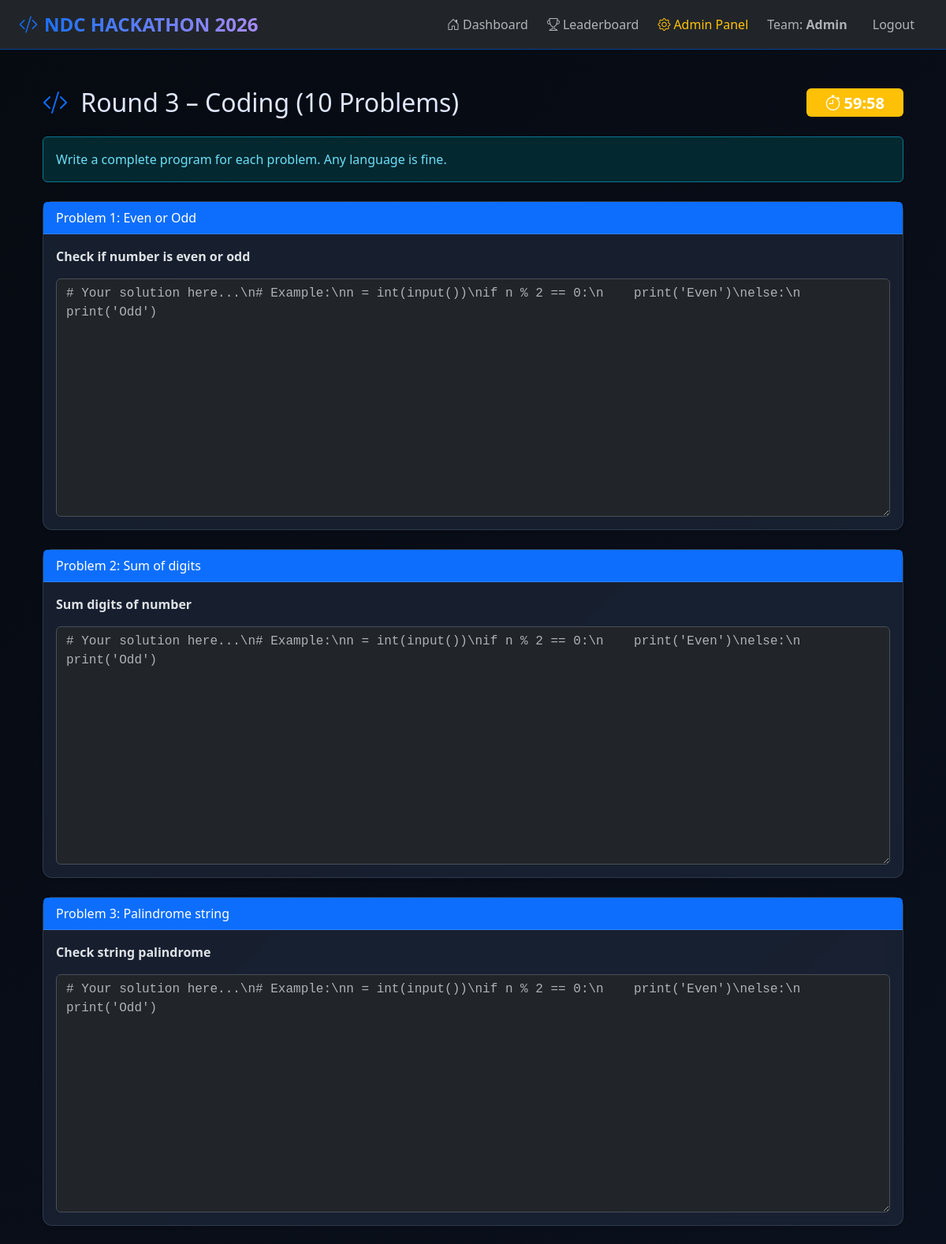
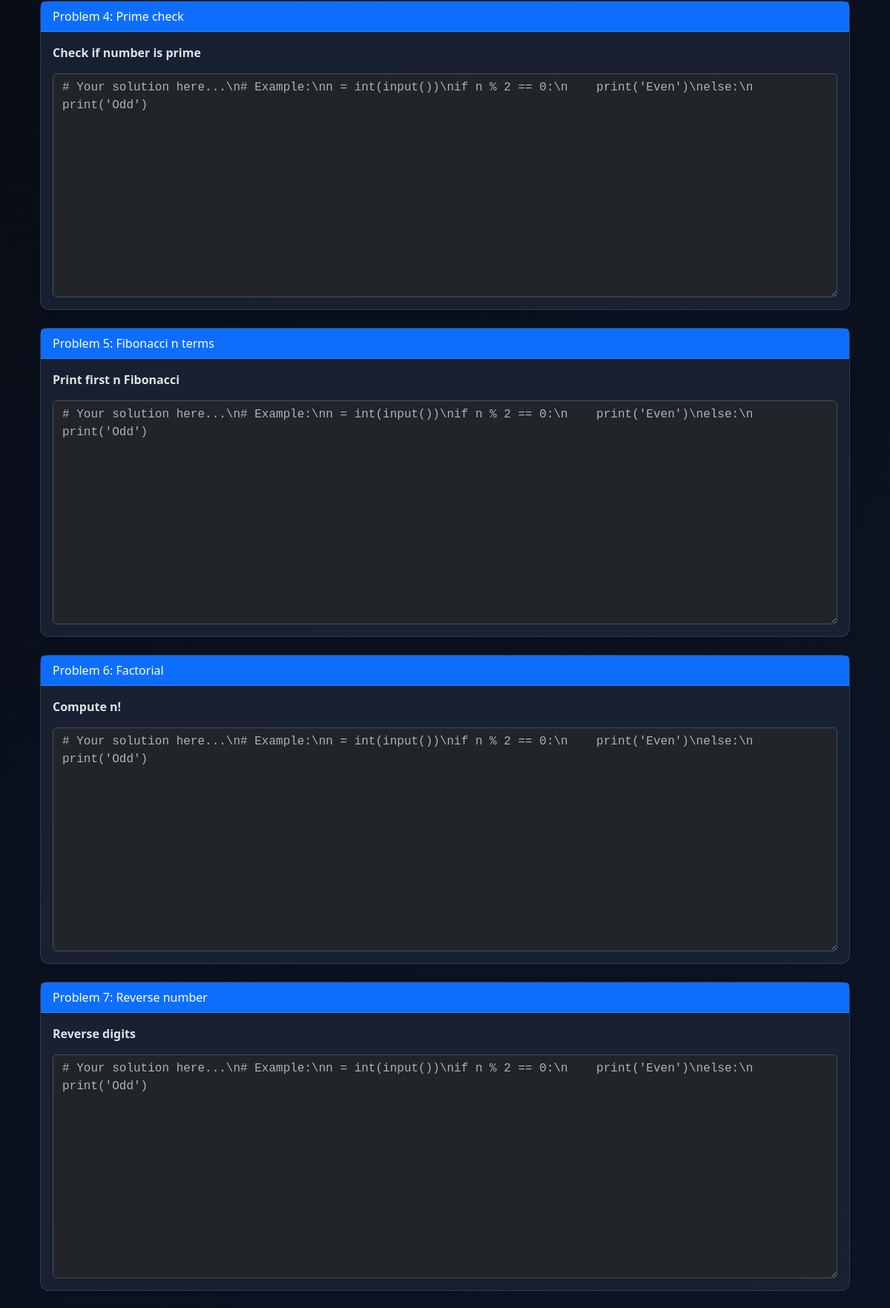
Page /coding (signed in, upper part) on the committed database (2 pictures, top to bottom).
### tables this page shows
CREATE TABLE users (
            id INTEGER PRIMARY KEY AUTOINCREMENT,
            username TEXT UNIQUE NOT NULL,
            password TEXT NOT NULL,
            team_name TEXT UNIQUE,
            is_admin INTEGER DEFAULT 0
        );

CREATE TABLE coding_questions (
            id INTEGER PRIMARY KEY AUTOINCREMENT,
            title TEXT,
            description TEXT,
            keywords TEXT
        );

### app.py (the view)
@app.route("/coding")
@login_required
def coding():
    with get_db() as db:
        prompts = [dict(row) for row in db.execute("SELECT id, title, description, keywords FROM coding_questions LIMIT 10").fetchall()]
    return render_template("coding.html", coding_prompts=prompts)

### app.py (called while the page is built)
def get_db():
    conn = sqlite3.connect(DB_PATH)
    conn.row_factory = sqlite3.Row
    return conn

@login_manager.user_loader
def load_user(user_id):
    with get_db() as db:
        row = db.execute("SELECT * FROM users WHERE id=?", (user_id,)).fetchone()
        if row:
            return User(row["id"], row["username"], row["is_admin"], row["team_name"])
    return None

### templates/coding.html (shortened to what this page needs)
{% extends "base.html" %}
{% block content %}
<div class="container mt-5">
  <div class="d-flex justify-content-between align-items-center mb-4">
    <h2 class="mb-0">
      <i class="bi bi-code-slash text-primary me-2"></i>
      Round 3 – Coding (10 Problems)
    </h2>
    <div class="badge bg-warning fs-5 px-4 py-2" id="coding-timer">
      <i class="bi bi-stopwatch me-1"></i><span>60:00</span>
    </div>
  </div>
  <div class="alert alert-info mb-4">
    Write a complete program for each problem. Any language is fine.
  </div>
  <form method="POST" action="{{ url_for('submit_coding') }}">
    {% for q in coding_prompts %}
    <div class="card mb-4 shadow-sm">
      <div class="card-header bg-primary text-white">
        Problem {{ loop.index }}: {{ q.title }}
      </div>
      <div class="card-body">
        <p class="fw-bold mb-3">{{ q.description }}</p>
        <textarea name="code_{{ q.id }}" class="form-control font-monospace" rows="12"
                  placeholder="# Your solution here...\n# Example:\nn = int(input())\nif n % 2 == 0:\n    print('Even')\nelse:\n    print('Odd')" required></textarea>
      </div>
    </div>
    {% endfor %}
  </form>
</div>
{% endblock %}

### templates/base.html (shortened to what this page needs)
<!DOCTYPE html>
<html lang="en" data-bs-theme="dark">
<head>
  <link href="https://cdn.jsdelivr.net/npm/bootstrap@5.3.3/dist/css/bootstrap.min.css" rel="stylesheet">
  <link rel="stylesheet" href="https://cdn.jsdelivr.net/npm/bootstrap-icons@1.11.3/font/bootstrap-icons.min.css">
  <link rel="stylesheet" href="{{ url_for('static', filename='css/style.css') }}">
</head>
<body class="bg-body-tertiary">
  <nav class="navbar navbar-expand-lg bg-dark border-bottom border-primary-subtle">
    <div class="container-fluid px-4">
      <a class="navbar-brand fw-bold fs-4 text-info" href="{{ url_for('index') }}">
        <i class="bi bi-code-slash me-2"></i>NDC HACKATHON 2026
      </a>
      <div class="collapse navbar-collapse" id="navbarContent">
        <ul class="navbar-nav ms-auto align-items-center gap-2">
          {% if current_user.is_authenticated %}
            <li class="nav-item">
              <a class="nav-link" href="{{ url_for('dashboard') }}">
                <i class="bi bi-house-door me-1"></i>Dashboard
              </a>
            </li>
            <li class="nav-item">
              <a class="nav-link" href="{{ url_for('leaderboard') }}">
                <i class="bi bi-trophy me-1"></i>Leaderboard
              </a>
            </li>
            {% if current_user.is_admin %}
              <li class="nav-item">
                <a class="nav-link text-warning" href="{{ url_for('admin') }}">
                  <i class="bi bi-gear me-1"></i>Admin Panel
                </a>
              </li>
            {% endif %}
            <li class="nav-item">
              <span class="nav-link text-muted">Team: <strong>{{ current_user.team_name or current_user.username }}</strong></span>
            </li>
            <li class="nav-item">
              <a class="nav-link btn btn-outline-danger btn-sm px-3" href="{{ url_for('logout') }}">
                Logout
              </a>
            </li>
          {% endif %}
        </ul>
      </div>
    </div>
  </nav>
  <div class="container mt-4">
    {% block content %}{% endblock %}
  </div>
</body>
</html>

### static/css/style.css (style rules this page uses)
:root { --primary: #0d6efd; --dark: #0a0e17; --darker: #060a11; --light: #e0e7ff; }
body { background: linear-gradient(135deg, var(--darker), #0f172a); color: var(--light); font-family: 'Segoe UI', system-ui, sans-serif; }
.navbar-brand { background: linear-gradient(90deg, #0d6efd, #a78bfa); -webkit-background-clip: text; -webkit-text-fill-color: transparent; }
.card { background: rgba(30, 41, 59, 0.7); border: 1px solid rgba(100, 116, 139, 0.3); backdrop-filter: blur(8px); border-radius: 12px; }

### rows in the picture
users: team_name "Admin"
coding_questions: title "Even or Odd", description "Check if number is even or odd", id "# Your solution here...\\n# Example:\\nn = int(input())\\nif n % 2 == 0:\\n print('Even')\\nelse:\\n print('Odd')"
coding_questions: title "Sum of digits", description "Sum digits of number", id "# Your solution here...\\n# Example:\\nn = int(input())\\nif n % 2 == 0:\\n print('Even')\\nelse:\\n print('Odd')"
coding_questions: title "Palindrome string", description "Check string palindrome", id "# Your solution here...\\n# Example:\\nn = int(input())\\nif n % 2 == 0:\\n print('Even')\\nelse:\\n print('Odd')"
coding_questions: title "Prime check", description "Check if number is prime", id "# Your solution here...\\n# Example:\\nn = int(input())\\nif n % 2 == 0:\\n print('Even')\\nelse:\\n print('Odd')"
coding_questions: title "Fibonacci n terms", description "Print first n Fibonacci", id "# Your solution here...\\n# Example:\\nn = int(input())\\nif n % 2 == 0:\\n print('Even')\\nelse:\\n print('Odd')"
coding_questions: title "Factorial", description "Compute n!", id "# Your solution here...\\n# Example:\\nn = int(input())\\nif n % 2 == 0:\\n print('Even')\\nelse:\\n print('Odd')"
coding_questions: title "Reverse number", description "Reverse digits", id "# Your solution here...\\n# Example:\\nn = int(input())\\nif n % 2 == 0:\\n print('Even')\\nelse:\\n print('Odd')"
